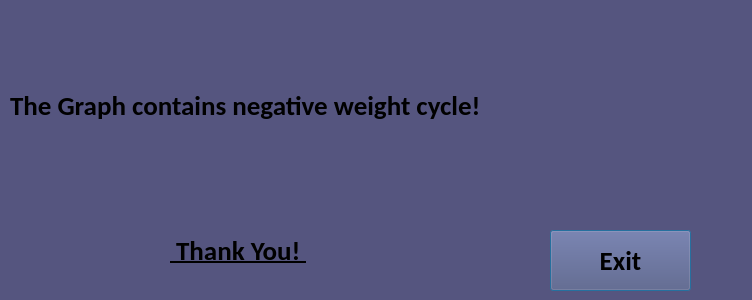
<?xml version="1.0" encoding="UTF-8"?>
<ui version="4.0">
 <class>Error</class>
 <widget class="QDialog" name="Error">
  <property name="geometry">
   <rect>
    <x>0</x>
    <y>0</y>
    <width>752</width>
    <height>300</height>
   </rect>
  </property>
  <property name="windowTitle">
   <string>Negative weight cycle</string>
  </property>
  <property name="styleSheet">
   <string notr="true">background-color: rgb(85, 85, 127);</string>
  </property>
  <widget class="QLabel" name="label">
   <property name="geometry">
    <rect>
     <x>10</x>
     <y>40</y>
     <width>691</width>
     <height>131</height>
    </rect>
   </property>
   <property name="font">
    <font>
     <family>Calibri</family>
     <pointsize>20</pointsize>
     <weight>75</weight>
     <bold>true</bold>
    </font>
   </property>
   <property name="text">
    <string>The Graph contains negative weight cycle! </string>
   </property>
  </widget>
  <widget class="QLabel" name="label_2">
   <property name="geometry">
    <rect>
     <x>170</x>
     <y>220</y>
     <width>331</width>
     <height>61</height>
    </rect>
   </property>
   <property name="font">
    <font>
     <family>Calibri</family>
     <pointsize>20</pointsize>
     <weight>75</weight>
     <bold>true</bold>
     <underline>true</underline>
    </font>
   </property>
   <property name="text">
    <string> Thank You! </string>
   </property>
  </widget>
  <widget class="QPushButton" name="pushButton">
   <property name="geometry">
    <rect>
     <x>550</x>
     <y>230</y>
     <width>141</width>
     <height>61</height>
    </rect>
   </property>
   <property name="font">
    <font>
     <family>Calibri</family>
     <pointsize>20</pointsize>
     <weight>75</weight>
     <bold>true</bold>
    </font>
   </property>
   <property name="text">
    <string>Exit</string>
   </property>
  </widget>
 </widget>
 <resources/>
 <connections/>
</ui>
